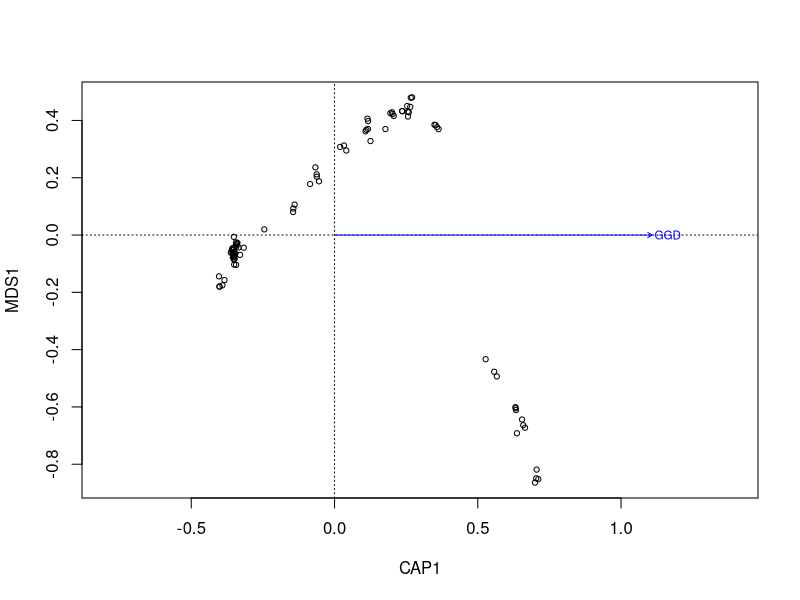

Here is the R script that generated this plot:
## NOTE1: R script for running db-RDA IBD
## NOTE2: This script uses a slighty reformated genetic distance maxtrix from Step4 (modified in excel to semicolon seperated; see Step5_outI_mean100_corrected.csv - herein termed "outI_mean100_corrected.csv")
## NOTE3: This script uses a list of GPS coordinate data for the specimens incoporated (see Step5_I_coords.csv - herein termed "I_coords.csv")
## NOTE4: This script uses a slighty reformated geographic distance maxtrix (in km) from GeographicDistanceMatrixGenerator_v1.2.3 (modified in excel to semicolon seperated; see Step5_I_GGD.csv - herein termed "I_GGD.csv")
#########################################################################

setwd("C:<path_to_files>")
install.packages("vegan")
library(vegan)

# import genetic distance matrix
I_dist_GD <- read.csv("outI_mean100_corrected.csv", row.names = 1, sep = ";")

# import geographic coordinates and geographic distance matrices
I_coords <- read.csv("I_coords.csv", row.names = 1, sep = ";")
I_GGD <- read.csv("I_GGD.csv", row.names = 1, sep = ";")

# run PCoA of pairwise geographic distances, select first principal coordinate as input below
I_GGD_pcoa <- cmdscale(as.dist(I_GGD), eig=T)
I_coords["GGD"] <- I_GGD_pcoa$points[,1]

# test for correlation among latitude, longitude and geographic distance
cor(I_coords)

# I db-RDA for dist
I_dist_GD_rda <- capscale(as.dist(I_dist_GD) ~ GGD, I_coords, add = T)
summary(I_dist_GD_rda)
plot(I_dist_GD_rda)
anova.cca(I_dist_GD_rda, permutations = 9999)
RsquareAdj(I_dist_GD_rda)
